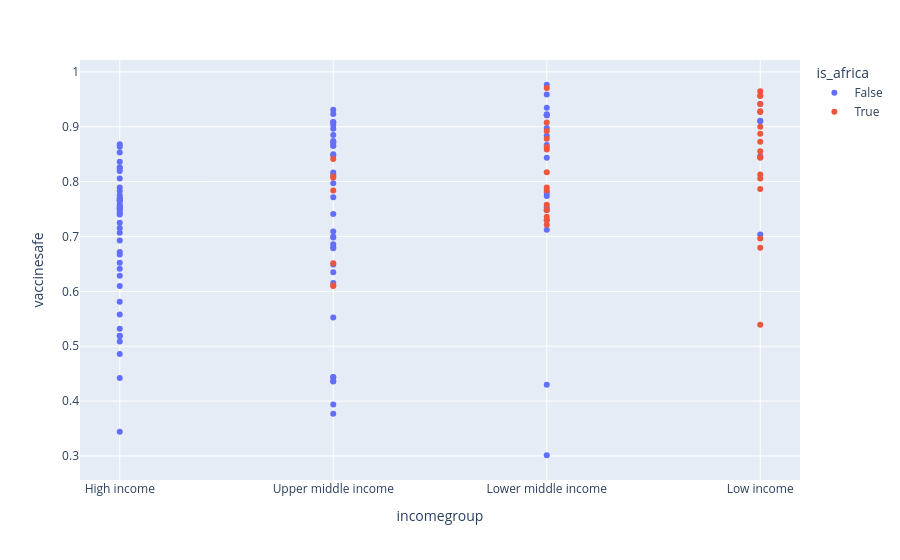

The notebook cell this image was saved under:
### Code cell
px.scatter(df, x="incomegroup", 
           y="vaccinesafe", 
           color='is_africa',
           hover_name='country')

### Figure 1 — Plotly figure (JSON) as saved in the notebook; plotly's stock layout.template omitted (floating-point values rounded to 4 significant figures)
{"data": [{"hovertemplate": "<b>%{hovertext}</b><br><br>is_africa=False<br>incomegroup=%{x}<br>vaccinesafe=%{y}<extra></extra>", "hovertext": ["United States", "Lebanon", "Saudi Arabia", "Jordan", "Turkey", "Pakistan", "Indonesia", "Bangladesh", "United Kingdom", "France", "Germany", "Netherlands", "Belgium", "Spain", "Italy", "Poland", "Hungary", "Czech Republic", "Romania", "Sweden", "Greece", "Denmark", "Iran", "Singapore", "Japan", "China", "India", "Venezuela", "Brazil", "Mexico", "Israel", "Palestinian Territories", "Canada", "Australia", "Philippines", "Sri Lanka", "Vietnam", "Thailand", "Cambodia", "Laos", "Myanmar", "New Zealand", "South Korea", "Taiwan", "Afghanistan", "Belarus", "Georgia", "Kazakhstan", "Kyrgyzstan", "Moldova", "Russia", "Ukraine", "Costa Rica", "Albania", "Argentina", "Armenia", "Austria", "Azerbaijan", "Bolivia", "Bosnia and Herzegovina", "Bulgaria", "Chile", "Colombia", "Croatia", "Cyprus", "Dominican Republic", "Ecuador", "El Salvador", "Estonia", "Finland", "Guatemala", "Haiti", "Honduras", "Iceland", "Iraq", "Ireland", "Kuwait", "Latvia", "Lithuania", "Luxembourg", "Macedonia", "Malaysia", "Malta", "Mongolia", "Montenegro", "Nepal", "Nicaragua", "Norway", "Panama", "Paraguay", "Peru", "Portugal", "Serbia", "Slovakia", "Slovenia", "Switzerland", "Tajikistan", "Turkmenistan", "United Arab Emirates", "Uruguay", "Uzbekistan", "Yemen", "Kosovo", "Northern Cyprus"], "legendgroup": "False", "marker": {"color": "#636efa", "symbol": "circle"}, "mode": "markers", "name": "False", "orientation": "v", "showlegend": true, "type": "scatter", "x": ["High income", "Upper middle income", "High income", "Upper middle income", "Upper middle income", "Lower middle income", "Lower middle income", "Lower middle income", "High income", "High income", "High income", "High income", "High income", "High income", "High income", "High income", "High income", "High income", "Upper middle income", "High income", "High income", "High income", "Upper middle income", "High income", "High income", "Upper middle income", "Lower middle income", "Upper middle income", "Upper middle income", "Upper middle income", "High income", null, "High income", "High income", "Lower middle income", "Upper middle income", "Lower middle income", "Upper middle income", "Lower middle income", "Lower middle income", "Lower middle income", "High income", "High income", null, "Low income", "Upper middle income", "Upper middle income", "Upper middle income", "Lower middle income", "Lower middle income", "Upper middle income", "Lower middle income", "Upper middle income", "Upper middle income", "Upper middle income", "Upper middle income", "High income", "Upper middle income", "Lower middle income", "Upper middle income", "Upper middle income", "High income", "Upper middle income", "High income", "High income", "Upper middle income", "Upper middle income", "Lower middle income", "High income", "High income", "Upper middle income", "Low income", "Lower middle income", "High income", "Upper middle income", "High income", "High income", "High income", "High income", "High income", "Upper middle income", "Upper middle income", "High income", "Lower middle income", "Upper middle income", "Low income", "Lower middle income", "High income", "High income", "Upper middle income", "Upper middle income", "High income", "Upper middle income", "High income", "High income", "High income", "Low income", "Upper middle income", "High income", "High income", "Lower middle income", "Low income", "Upper middle income", null], "xaxis": "x", "y": [0.7584, 0.8498, 0.8244, 0.9082, 0.7968, 0.8666, 0.8437, 0.9766, 0.775, 0.5088, 0.6674, 0.6717, 0.6098, 0.8264, 0.7503, 0.7648, 0.7893, 0.6523, 0.6487, 0.7251, 0.7688, 0.7066, 0.6802, 0.753, 0.344, 0.7408, 0.9587, 0.9231, 0.8127, 0.8852, 0.7555, 0.9208, 0.766, 0.853, 0.7797, 0.8654, 0.7295, 0.9308, 0.8978, 0.9211, 0.9211, 0.7464, 0.5187, 0.5388, 0.9416, 0.377, 0.6859, 0.4434, 0.7122, 0.4299, 0.4366, 0.3013, 0.8721, 0.6154, 0.8714, 0.4356, 0.5577, 0.6347, 0.753, 0.709, 0.394, 0.7505, 0.8166, 0.581, 0.641, 0.9087, 0.8474, 0.7737, 0.4859, 0.7664, 0.8653, 0.7036, 0.8836, 0.6284, 0.8965, 0.77, 0.868, 0.442, 0.5319, 0.6928, 0.5522, 0.9033, 0.7828, 0.7476, 0.4441, 0.9099, 0.9347, 0.8192, 0.8634, 0.7716, 0.6982, 0.8059, 0.6788, 0.7421, 0.7154, 0.519, 0.9112, 0.8739, 0.8362, 0.7401, 0.923, 0.8466, 0.6993, 0.873], "yaxis": "y"}, {"hovertemplate": "<b>%{hovertext}</b><br><br>is_africa=True<br>incomegroup=%{x}<br>vaccinesafe=%{y}<extra></extra>", "hovertext": ["Egypt", "Morocco", "Nigeria", "Kenya", "Tanzania", "Ghana", "Uganda", "Benin", "Madagascar", "Malawi", "South Africa", "Botswana", "Ethiopia", "Mali", "Mauritania", "Mozambique", "Niger", "Rwanda", "Senegal", "Zambia", "Burkina Faso", "Cameroon", "Sierra Leone", "Zimbabwe", "Algeria", "Burundi", "Chad", "Comoros", "Republic of Congo", "Gabon", "Guinea", "Ivory Coast", "Liberia", "Libya", "Mauritius", "Namibia", "Eswatini", "The Gambia", "Togo", "Tunisia"], "legendgroup": "True", "marker": {"color": "#EF553B", "symbol": "circle"}, "mode": "markers", "name": "True", "orientation": "v", "showlegend": true, "type": "scatter", "x": ["Lower middle income", "Lower middle income", "Lower middle income", "Lower middle income", "Low income", "Lower middle income", "Low income", "Low income", "Low income", "Low income", "Upper middle income", "Upper middle income", "Low income", "Low income", "Lower middle income", "Low income", "Low income", "Low income", "Lower middle income", "Lower middle income", "Low income", "Lower middle income", "Low income", "Lower middle income", "Upper middle income", "Low income", "Low income", "Lower middle income", "Lower middle income", "Upper middle income", "Low income", null, "Low income", "Upper middle income", "Upper middle income", "Upper middle income", "Lower middle income", "Low income", "Low income", "Lower middle income"], "xaxis": "x", "y": [0.9708, 0.7892, 0.8921, 0.9078, 0.9562, 0.8632, 0.8443, 0.8058, 0.8437, 0.9269, 0.8095, 0.8073, 0.9568, 0.6963, 0.7577, 0.9, 0.8555, 0.9417, 0.73, 0.8173, 0.6796, 0.7213, 0.9283, 0.8584, 0.6512, 0.8874, 0.8128, 0.8782, 0.7361, 0.6107, 0.7866, 0.7579, 0.9648, 0.7836, 0.6097, 0.8411, 0.7481, 0.8729, 0.5393, 0.7839], "yaxis": "y"}], "layout": {"legend": {"title": {"text": "is_africa"}, "tracegroupgap": 0}, "margin": {"t": 60}, "xaxis": {"anchor": "y", "domain": [0, 1], "title": {"text": "incomegroup"}}, "yaxis": {"anchor": "x", "domain": [0, 1], "title": {"text": "vaccinesafe"}}}}
